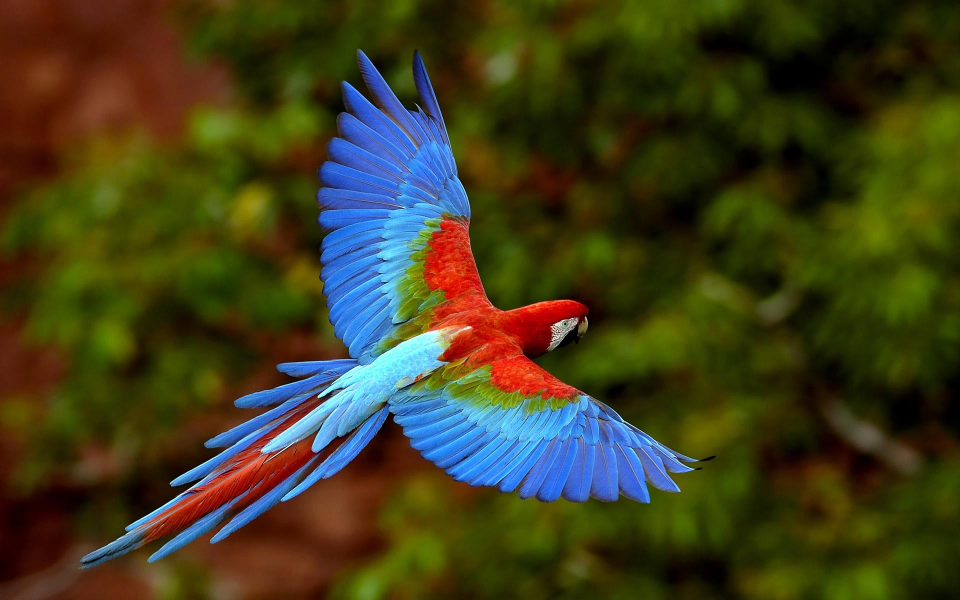
#> input picture worksheets/11-advance-moduls/project/04-pilow-photos/kuş.jpg, 1920 x 1200 px (shown at 1/2 size)
$ python main.py
#> lines starting #> are read from the running program, lines starting #| are printed output that depends on the picture

#!PILLOW - pillow.readthedocs.io
#Ilk once module muzu yukluyoruz
#*pip3 install Pillow

from PIL import Image,ImageFilter

image = Image.open('kuş.jpg')
#> image is the input picture: PIL image 1920x1200 RGB; mean R, G, B 64, 61.5, 28.9

#*image.show() #Resmin windows uzerinde ki resim gostericisiyle acilmasini saglar

#*image.save('kuş2.jpg') #Resmi ayni konumda verilen ad ile kopyalar

#*image.rotate(180).save('kuş3.jpg') #180 derece cevirip kaydederiz

#*image.convert(mode = 'L').save('kuş4.jpg') #Resmi siyah beyaz resime cevirir

#! 1920*1200 px resimi 960*600 px'e donusturur
#* newSizes = (960,600)
#* image.thumbnail(newSizes)
#* image.save('kuş5.jpg')

#! Resimi belirlenen efektte 5 siddetinde ayarlariz yani blurlama
#*image.filter(ImageFilter.GaussianBlur(5)).save('kuş6.jpg')
#*image.filter(ImageFilter.GaussianBlur(10)).save('kuş7.jpg')

kirpilacakAlan = (340,0,950,600)
image.crop(kirpilacakAlan).save('kuş8.jpg')
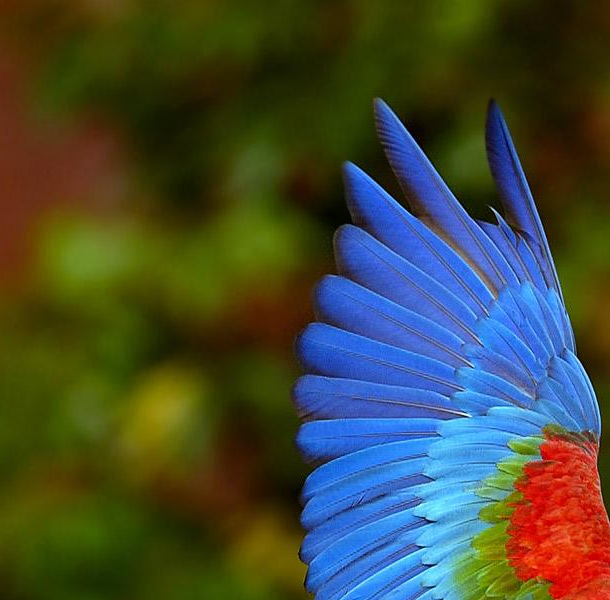
#> saved as kuş8.jpg: PIL image 610x600 RGB; mean R, G, B 67.9, 74.4, 56

$ run again, with worksheets/11-advance-moduls/project/04-pilow-photos/atatürk.jpg copied over worksheets/11-advance-moduls/project/04-pilow-photos/kuş.jpg
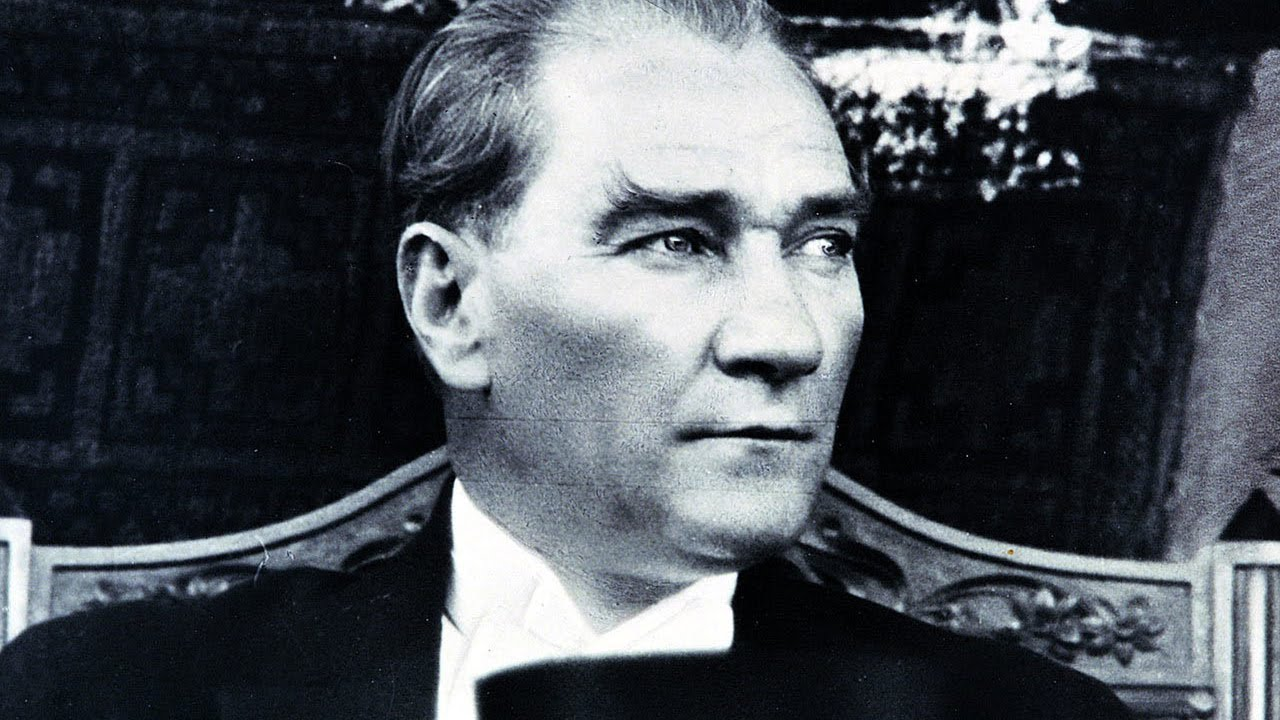
#> input picture worksheets/11-advance-moduls/project/04-pilow-photos/atatürk.jpg, 1280 x 720 px
#> image is the input picture: PIL image 1280x720 RGB; mean R, G, B 73.9, 78.9, 85.5
#> `image.crop(kirpilacakAlan).save('kuş8.jpg')`:
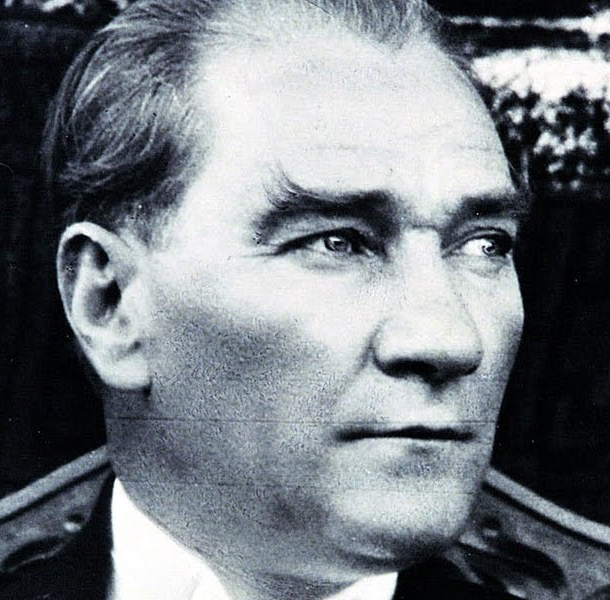
#> saved as kuş8.jpg: PIL image 610x600 RGB; mean R, G, B 117.7, 123.3, 129.1
